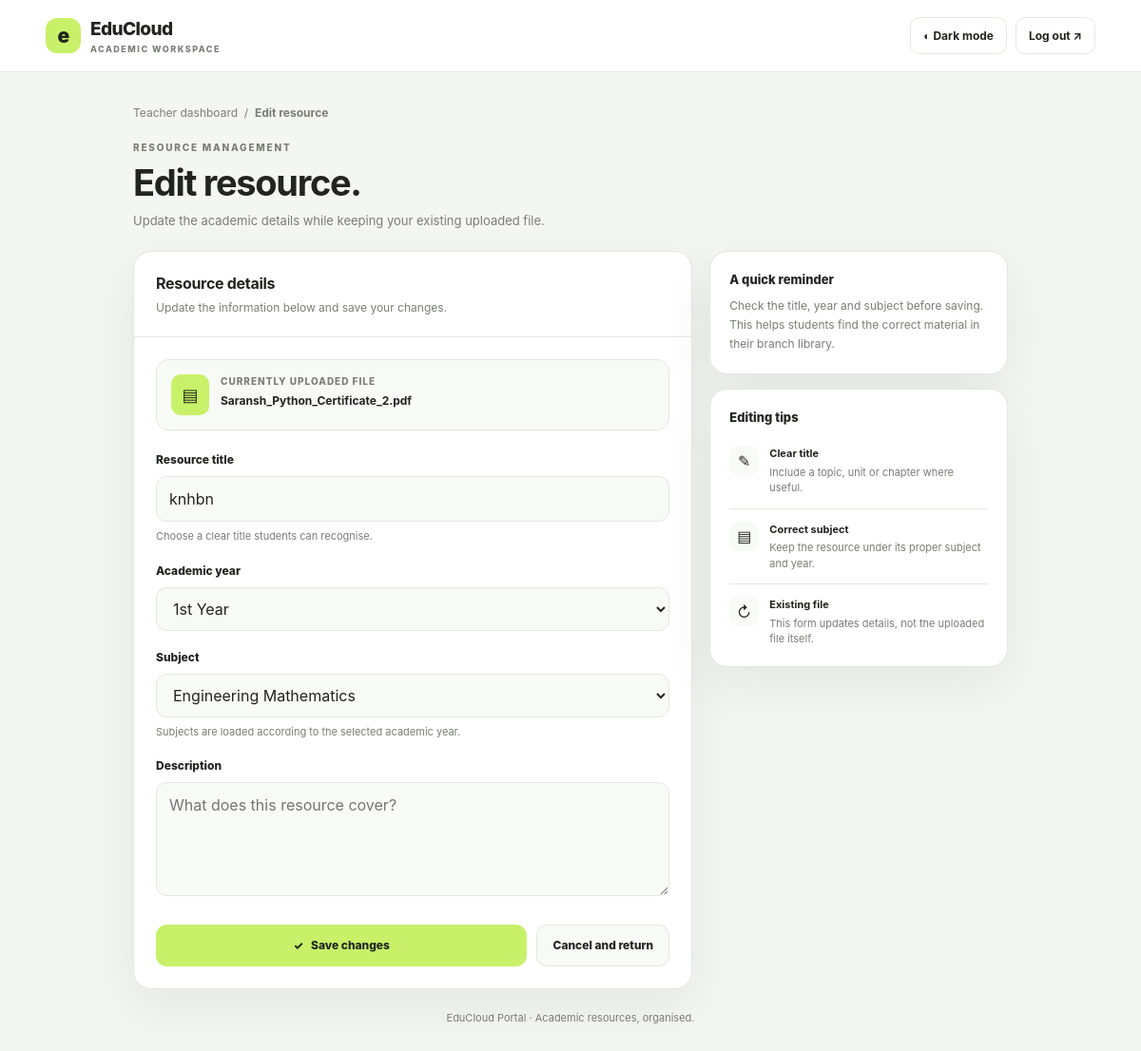
Page /edit-resource/7 (signed in) on the committed database.
### tables this page shows
CREATE TABLE resources (
            id INTEGER PRIMARY KEY AUTOINCREMENT,

            title TEXT NOT NULL,

            description TEXT,

            filename TEXT NOT NULL,

            branch_id INTEGER NOT NULL,

            year_id INTEGER NOT NULL,

            subject_id INTEGER NOT NULL,

            uploaded_by INTEGER NOT NULL,

            created_at TIMESTAMP DEFAULT CURRENT_TIMESTAMP,

            FOREIGN KEY (branch_id)
                REFERENCES branches(id),

            FOREIGN KEY (year_id)
                REFERENCES years(id),

            FOREIGN KEY (subject_id)
                REFERENCES subjects(id),

            FOREIGN KEY (uploaded_by)
                REFERENCES users(id)
        );

CREATE TABLE years (
            id INTEGER PRIMARY KEY AUTOINCREMENT,
            name TEXT NOT NULL UNIQUE
        );

CREATE TABLE subjects (
            id INTEGER PRIMARY KEY AUTOINCREMENT,

            name TEXT NOT NULL,

            branch_id INTEGER NOT NULL,

            year_id INTEGER NOT NULL,

            FOREIGN KEY (branch_id)
                REFERENCES branches(id),

            FOREIGN KEY (year_id)
                REFERENCES years(id)
        );

### app.py (the view, shortened to what this page needs)
@app.route(
    "/edit-resource/<int:resource_id>",
    methods=["GET", "POST"]
)
def edit_resource(resource_id):
    if "user_id" not in session:
        return redirect("/login")
    if session["role"] != "teacher":
        return redirect("/login")
    connection = get_db()
    resource = connection.execute("""
        SELECT *
        FROM resources
        WHERE id = ?
        AND uploaded_by = ?
    """, (
        resource_id,
        session["user_id"]
    )).fetchone()
    if not resource:
        connection.close()
        return redirect("/teacher")
    years = connection.execute("""
        SELECT *
        FROM years
        ORDER BY id
    """).fetchall()
    subjects = connection.execute("""
        SELECT *
        FROM subjects
        WHERE branch_id = ?
        AND year_id = ?
        ORDER BY name
    """, (
        session["branch_id"],
        resource["year_id"]
    )).fetchall()
    connection.close()
    return render_template(
        "edit_resource.html",
        resource=resource,
        years=years,
        subjects=subjects
    )

### app.py (called while the page is built)
def get_db():
    connection = sqlite3.connect(DATABASE)
    connection.row_factory = sqlite3.Row
    return connection

### templates/edit_resource.html (shortened to what this page needs)
<!DOCTYPE html>
<html lang="en" data-theme="light">
<head>
</head>
<body>
<header class="topbar">
  <a class="brand" href="/teacher">
    <span class="brand-mark">e</span>
    <span>EduCloud<small>Academic workspace</small></span>
  </a>
  <div class="top-actions">
    <button class="top-btn" type="button" id="themeToggle">◐ Dark mode</button>
    <a class="top-btn" href="/logout">Log out ↗</a>
  </div>
</header>
<main class="page">
  <div class="breadcrumb"><a href="/teacher">Teacher dashboard</a> &nbsp;/&nbsp; <strong>Edit resource</strong></div>
  <section class="heading">
    <div class="eyebrow">Resource management</div>
    <h1>Edit resource.</h1>
    <p>Update the academic details while keeping your existing uploaded file.</p>
  </section>
  <div class="editor-grid">
    <section class="card">
      <div class="card-head">
        <h2>Resource details</h2>
        <p>Update the information below and save your changes.</p>
      </div>
      <div class="form-body">
        <div class="current-file">
          <div class="file-icon">▤</div>
          <div style="min-width:0">
            <div class="file-label">Currently uploaded file</div>
            <div class="file-name">{{ resource["filename"] }}</div>
          </div>
        </div>
        <form method="POST" action="{{ url_for('edit_resource', resource_id=resource['id']) }}">
          <div class="field">
            <label for="title">Resource title</label>
            <input id="title" type="text" name="title" value="{{ resource['title'] }}" placeholder="e.g. Data Structures — Unit 1" required>
            <div class="hint">Choose a clear title students can recognise.</div>
          </div>
          <div class="field">
            <label for="yearSelect">Academic year</label>
            <select name="year_id" id="yearSelect" required>
              {% for year in years %}
              <option value="{{ year['id'] }}" {% if year['id']|string == resource['year_id']|string %}selected{% endif %}>
                {{ year['name'] }}
              </option>
              {% endfor %}
            </select>
          </div>
          <div class="field">
            <label for="subjectSelect">Subject</label>
            <select name="subject_id" id="subjectSelect" required>
              {% for subject in subjects %}
              <option value="{{ subject['id'] }}" {% if subject['id']|string == resource['subject_id']|string %}selected{% endif %}>
                {{ subject['name'] }}
              </option>
              {% endfor %}
            </select>
            <div class="hint" id="subjectHint">Subjects are loaded according to the selected academic year.</div>
          </div>
          <div class="field">
            <label for="description">Description</label>
            <textarea name="description" id="description" placeholder="What does this resource cover?">{{ resource['description'] or '' }}</textarea>
          </div>
          <div class="actions">
            <button class="btn btn-primary" type="submit">✓ &nbsp; Save changes</button>
            <a class="btn" href="/teacher">Cancel and return</a>
          </div>
        </form>
      </div>
    </section>
    <aside class="side-column">
      <section class="card side-card">
        <h2 class="side-title">A quick reminder</h2>
        <p class="side-copy">Check the title, year and subject before saving. This helps students find the correct material in their branch library.</p>
      </section>
      <section class="card side-card">
        <h2 class="side-title">Editing tips</h2>
        <div class="tip"><div class="tip-icon">✎</div><div><b>Clear title</b><span>Include a topic, unit or chapter where useful.</span></div></div>
        <div class="tip"><div class="tip-icon">▤</div><div><b>Correct subject</b><span>Keep the resource under its proper subject and year.</span></div></div>
        <div class="tip"><div class="tip-icon">↻</div><div><b>Existing file</b><span>This form updates details, not the uploaded file itself.</span></div></div>
      </section>
    </aside>
  </div>
  <footer class="footer">EduCloud Portal · Academic resources, organised.</footer>
</main>
</body>
</html>

### templates/edit_resource.html (style rules this page uses)
:root { --bg:#f4f6f1;--surface:#fff;--surface2:#f8faf6; --text:#20251f;--muted:#777f73;--border:#e3e8df; --accent:#c8f169;--accentText:#20271a;--shadow:0 18px 55px rgba(31,42,25,.07); }
* { box-sizing:border-box }
body { margin:0;background:var(--bg);color:var(--text);font-family:Inter,system-ui,-apple-system,"Segoe UI",sans-serif;line-height:1.5;transition:background .2s,color .2s }
a { color:inherit;text-decoration:none }
button,input,select,textarea { font:inherit }
.topbar { height:76px;display:flex;align-items:center;justify-content:space-between;gap:14px;padding:0 clamp(16px,4vw,55px);background:var(--surface);border-bottom:1px solid var(--border) }
.brand { display:flex;align-items:center;gap:10px;font-weight:850;font-size:19px;letter-spacing:-.6px }
.brand-mark { width:37px;height:37px;border-radius:12px;background:var(--accent);color:var(--accentText);display:grid;place-items:center;font-size:21px;font-weight:900 }
.brand small { display:block;color:var(--muted);font-size:9px;text-transform:uppercase;letter-spacing:1.5px }
.top-actions { display:flex;align-items:center;gap:9px }
.top-btn { display:inline-flex;align-items:center;justify-content:center;min-height:39px;padding:8px 13px;border:1px solid var(--border);border-radius:10px;background:var(--surface);color:var(--text);font-size:12px;font-weight:750;cursor:pointer }
.page { width:min(100% - 32px,920px);margin:34px auto 55px }
.breadcrumb { font-size:12px;color:var(--muted);margin-bottom:20px }
.heading { margin-bottom:22px }
.eyebrow { font-size:10px;text-transform:uppercase;letter-spacing:1.8px;color:var(--muted);font-weight:850 }
h1 { font-size:clamp(28px,4vw,38px);letter-spacing:-1.3px;line-height:1.15;margin:8px 0 }
.heading p { margin:0;color:var(--muted);font-size:13px }
.editor-grid { display:grid;grid-template-columns:minmax(0,1.5fr) minmax(220px,.8fr);gap:18px;align-items:start }
.card { background:var(--surface);border:1px solid var(--border);border-radius:19px;box-shadow:var(--shadow);overflow:hidden;min-width:0 }
.card-head { padding:21px 23px;border-bottom:1px solid var(--border) }
.card-head h2 { margin:0;font-size:16px;letter-spacing:-.3px }
.card-head p { margin:5px 0 0;color:var(--muted);font-size:12px }
.form-body { padding:23px }
.field { margin-bottom:19px }
label { display:block;font-size:12px;font-weight:800;margin-bottom:8px }
input[type=text],select,textarea { width:100%;min-height:45px;padding:11px 13px;border:1px solid var(--border);border-radius:11px;background:var(--surface2);color:var(--text);outline:none;transition:border .2s,box-shadow .2s }
textarea { min-height:120px;resize:vertical }
.hint { font-size:11px;color:var(--muted);margin-top:7px }
.current-file { padding:15px;border:1px solid var(--border);border-radius:13px;background:var(--surface2);display:flex;align-items:flex-start;gap:12px;margin-bottom:22px;min-width:0 }
.file-icon { width:40px;height:43px;border-radius:10px;background:var(--accent);color:var(--accentText);display:grid;place-items:center;font-size:18px;flex-shrink:0 }
.file-label { font-size:10px;color:var(--muted);text-transform:uppercase;letter-spacing:1px;font-weight:850 }
.file-name { font-size:12px;font-weight:750;overflow-wrap:anywhere;margin-top:4px }
.actions { display:flex;gap:10px;flex-wrap:wrap;padding-top:5px }
.btn { display:inline-flex;align-items:center;justify-content:center;gap:8px;min-height:44px;padding:11px 16px;border:1px solid var(--border);border-radius:11px;background:var(--surface2);color:var(--text);font-size:12px;font-weight:800;cursor:pointer }
.btn-primary { background:var(--accent);border-color:var(--accent);color:var(--accentText) }
.actions .btn-primary { flex:1 }
.side-card { padding:20px;margin-bottom:15px }
.side-title { font-size:13px;font-weight:850;margin:0 0 7px }
.side-copy { font-size:12px;color:var(--muted);margin:0;line-height:1.7 }
.tip { display:flex;gap:11px;padding:13px 0;border-bottom:1px solid var(--border) }
.tip:last-child { border-bottom:0;padding-bottom:0 }
.tip-icon { flex-shrink:0;width:31px;height:31px;border-radius:10px;background:var(--surface2);display:grid;place-items:center }
.tip b { display:block;font-size:11px;margin-bottom:3px }
.tip span { font-size:11px;color:var(--muted);line-height:1.5;display:block }
.footer { text-align:center;color:var(--muted);font-size:11px;padding-top:22px }

### rows in the picture
resources: filename "Saransh_Python_Certificate_2.pdf", title "knhbn", year_id "1st Year", subject_id "Engineering Mathematics"
